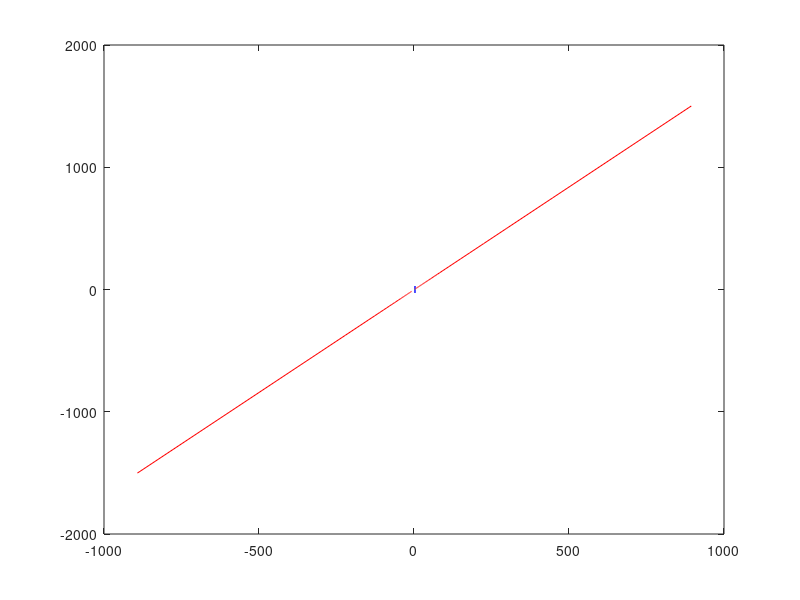

Source code (MATLAB): (Note: this script raises an error after producing the figure.)
clear all 

% Vs=127/(VI-VK)*V1-(115*VK+VI*12)/(VI-VK);                                                                                                                       
% amm=0.1*(50-Vs)/(exp((50-Vs)/10)-1);                                                                                                                            
% bmm=4*exp((25-Vs)/18);                                                                                                                                          
% ah=0.07*exp((25-Vs)/20);                                                                                                                                        
% bh=1.0/(1+exp((55-Vs)/10));                                                                                                                                     
% an=0.01*(55-Vs)/(exp((55-Vs)/10)-1);                                                                                                                            
% bn=0.125*exp((45-Vs)/80);                                                                                                                                       
% minf=amm/(amm+bmm);                                                                                                                                             
% hinf=ah/(ah+bh);                                                                                                                                                
% ninf=an/(an+bn);                                                                                                                                                
% xinf=1/(exp(0.2*(-V1-50+xshift))+1);                                                                                                                            
% tauh=12.5/(ah+bh);                                                                                                                                              
% taun=12.5/(an+bn);                                                                                                                                              
% taux=100;                                                                                                                                                       
% V1'=-gsyn*(V1+60)+Iapp+gI*minf^3*h1*(VI-V1)+gK*n1^4*(VK-V1)+gT*x1*(VI-V1)+gKCa*Ca1/(.5+Ca1)*(VK-V1)+gL*(VL-V1)+gh*(((1./(1.+exp(-(V1+63.)/7.8)))^3)*y1*(70-V1));
% h1'=(hinf-h1)/tauh;                                                                                                                                             
% n1'=(ninf-n1)/taun;                                                                                                                                             
% y1'=0.5*((1./(1+exp(10*(V1+50.))))-y1)/(7.1+10.4/(1+exp((V1+68.)/2.2)));                                                                                        
% x1'=(xinf-x1)/taux;                                                                                                                                             
% Ca1'=rho*(Kc*x1*(VCa-V1+Cashift)-Ca1);                                                                                                                          

gI=4;
gK=0.3;
gT=0.01;
gKCa=0.03;
gL=0.003;
gh=0.0005;
VI=30;
VK=-75;
VL=-40;
VCa=140;
Vca=140;
Kc=0.0085;
rho=0.0003;
gsyn=0.00;
Iapp=-0.0;

dca=-40;
dx=-4;
g21=0;
s2=0;
gh=0.000;
%dca_shift=-100:1:100;

V1=-68:0.1:-40;
figure(5)
clf 
h1=(0.07*exp((25-(127*V1/105+8265/105))/20))./(0.07*exp((25-(127*V1/105 + 8265/105))/20) + (1.0./(1 + exp((55 - (127*V1/105 + 8265/105))/10)))) ;
n1= (0.01*(55 -(127*V1/105+8265/105))/(exp((55-(127*V1/105+8265/105))/10)- 1))./((0.01*(55 - (127*V1/105 + 8265/105))./(exp((55-(127*V1/105+8265/105))/10)-1))+(0.125*exp((45-(127*V1/105+8265/105))/80)) )  ;
Vhh   = -50;
y1=1./(1+exp(10*(V1-Vhh)));
x1=1./(1+exp(-0.15*(V1+50-dx)));  
Q=4*((0.1*(50-(127*V1./105+8265/105))/(exp((50 - (127*V1./105 ...
    +8265/105))/10) - 1))./((0.1*(50 - (127*V1./105 + 8265/105))./(exp((50 - (127*V1./105 + 8265/105))/10) - 1))+...
    (4*exp((25 - (127*V1/105 + 8265/105))/18)))).^3.*h1.*(30 - V1) +gh*1./((1+exp(-(V1+63)/7.8))).^3.*y1.*(-V1+70) + 0.01*x1.*(30-V1) ...
    + 0.003*(-40-V1) + 0.3*n1.^4.*(-75 - V1) -g21*(V1+80);
Ca1=0.5*Q./(-Q+0.03*(75+V1));
plot (Ca1,x1,'b','LineWidth',5)
hold on
plot (Ca1,x1,'b','LineWidth',5)
hold on

clear x1 Ca1 V1
V1=-69:0.1:40;
Vs=127/(VI-VK)*V1-(115*VK+VI*12)/(VI-VK);                                                                                                                      
amm=0.1*(50-Vs)/(exp((50-Vs)/10)-1);                                                                                                                           
bmm=4*exp((25-Vs)/18);                                                                                                                                         
ah=0.07*exp((25-Vs)/20);                                                                                                                                       
bh=1.0./(1+exp((55-Vs)/10));                                                                                                                                    
an=0.01*(55-Vs)/(exp((55-Vs)/10)-1);                                                                                                                           
bn=0.125*exp((45-Vs)/80);                                                                                                                                      
minf=amm./(amm+bmm);                                                                                                                                            
hinf=ah./(ah+bh);                                                                                                                                               
ninf=an./(an+bn);                                                                                                                                               
tauh=12.5./(ah+bh);                                                                                                                                             
taun=12.5./(an+bn);                                                                                                                                             
taux=100;                                                                                                                                                                                                                                                                                                                                                                                                     
h1=hinf;                                                                                                                                             
n1=ninf;                                                                                                                                             
y1=1./(1+exp(10*(V1+50.)));    
xinf=1./(1+exp(-0.2*(V1+50-dx)));                                                                                                                            
Q1=-gsyn*(V1+80)+Iapp+gI*minf.^3.*h1.*(VI-V1)+gK*n1.^4.*(VK-V1) + gT*xinf.*(VI-V1)+gL*(VL-V1)+gh*(((1./(1.+exp(-(V1+63.)/7.8))).^3).*y1.*(70-V1));
% solve for Q1 = -0.03*Ca1./(Ca1+0.5).*(V1+75)
Ca1=0.0085*xinf.*(140-V1+dca);
Ca2=0.5*Q1./(0.03*(V1+75)-Q1);
x22=Ca2./(0.0085*(140-V1+dca));
plot (Ca2,xinf,'green')

%Ca2=16.6667*Q1./(V1-33.333.*Q1+75);

% nullcline Ca'=0
Ca1=0.0085*xinf.*(140-V1+dca);
Q11=-gsyn*(V1+80)+Iapp+gI*minf.^3.*h1.*(VI-V1)+gK*n1.^4.*(VK-V1)+0.03*Ca1./(0.5+Ca1).*(V1+75) +gL*(VL-V1)+gh*(((1./(1.+exp(-(V1+63.)/7.8))).^3).*y1.*(70-V1));
x11=Q11./(gT*(VI-V1));
Ca3=0.0085*x11.*(140-V1+dca);
plot (Ca3,x11,'r')
hold on

load('ca_sweep_ih_0.mat')
% %  % low stable branch 
Vvar= x(1,1:end);
nvar= x(2,1:end); 
xvar= x(5,1:end);
Cavar=x(6,1:end);
plot(Cavar, xvar,'Color',[0.8 0.8 0.8],'LineWidth',2)
hold on
load('eq1.mat')
Vvar= x(1,1:end);
nvar= x(2,1:end); 
xvar= x(5,1:end);
Cavar=x(6,1:end);
plot(Cavar,xvar,'Color',[0.8 0.8 0.8],'LineWidth',2)
hold on
load('eq2.mat')
Vvar= x(1,1:end);
nvar= x(2,1:end); 
xvar= x(5,1:end);
Cavar=x(6,1:end);
plot(Cavar,xvar,'Color',[0.8 0.8 0.8],'LineWidth',2)
hold on

axis([0.65 1.1 0.1 .95] )


figure(6)
clf 
plot (Ca1, V1)
hold on 
plot(Cavar,Vvar,'Color',[0.8 0.8 0.8],'LineWidth',2)
hold on

axis([-0.2 2.6 -80 40])